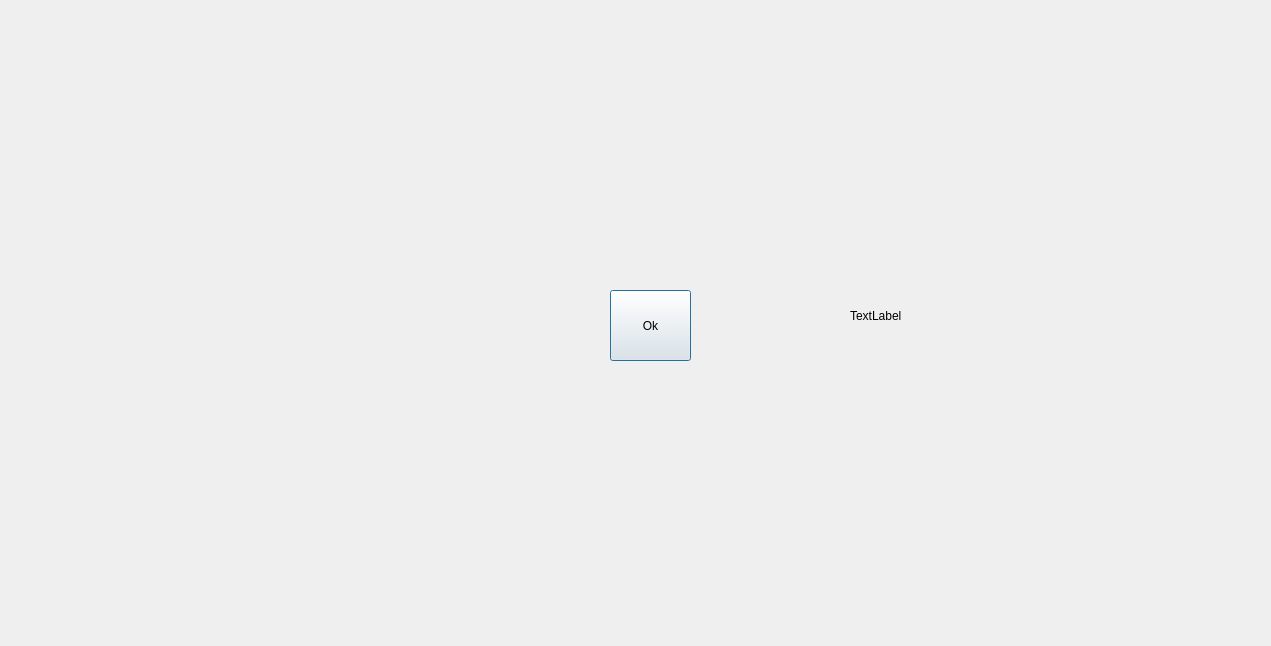
<?xml version="1.0" encoding="UTF-8"?>
<ui version="4.0">
 <class>Dialog</class>
 <widget class="QDialog" name="Dialog">
  <property name="geometry">
   <rect>
    <x>0</x>
    <y>0</y>
    <width>1271</width>
    <height>646</height>
   </rect>
  </property>
  <property name="windowTitle">
   <string>Dialog</string>
  </property>
  <widget class="QPushButton" name="pushButton">
   <property name="geometry">
    <rect>
     <x>610</x>
     <y>290</y>
     <width>81</width>
     <height>71</height>
    </rect>
   </property>
   <property name="text">
    <string>Ok</string>
   </property>
  </widget>
  <widget class="QLabel" name="label">
   <property name="geometry">
    <rect>
     <x>850</x>
     <y>300</y>
     <width>261</width>
     <height>31</height>
    </rect>
   </property>
   <property name="text">
    <string>TextLabel</string>
   </property>
  </widget>
 </widget>
 <resources/>
 <connections/>
</ui>
